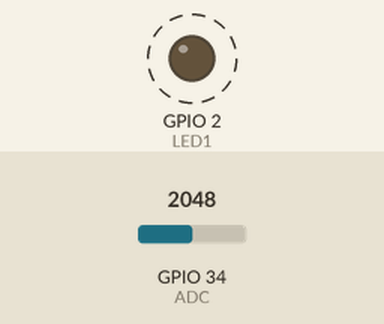
Recording of a program running on a simulated ESP32. Shown: output pins drawn as LEDs (lit = HIGH). Dashed ring = blinking. The inputs (shaded band) are chosen by the test bench; at power-on: GPIO 34 (ADC) = 2048. What the program prints to the serial monitor is not drawn.

Above: at 0.2 s.
Timing chart, 0 to 3.0 s (numbered marks = the images above):
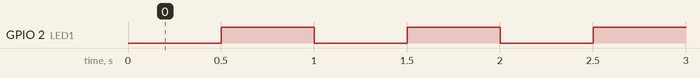

The program:

main.cpp
```cpp
#include <Arduino.h>

#define LED1 2
#define ADC 34

unsigned long lanTruocLed = 0;
unsigned long lanTruocAdc = 0;
unsigned long lanTruocHeart = 0;

bool trangThaiLed = LOW;

void setup() {
    Serial.begin(115200);
    pinMode(LED1, OUTPUT);

    Serial.println("Bat dau bai 1 - Non-blocking millis()");
}

void loop() {
    unsigned long now = millis();

    // Cong viec 1: Nhay LED moi 500ms
    if (now - lanTruocLed >= 500) {
        lanTruocLed = now;

        trangThaiLed = !trangThaiLed;
        digitalWrite(LED1, trangThaiLed);
    }

    // Cong viec 2: Doc bien tro moi 2000ms
    if (now - lanTruocAdc >= 2000) {
        lanTruocAdc = now;

        int tho = analogRead(ADC);

        Serial.print("bienTro:");
        Serial.println(tho);
    }

    // Cong viec 3: In heartbeat moi 5000ms
    if (now - lanTruocHeart >= 5000) {
        lanTruocHeart = now;

        Serial.println("heartbeat");
    }
}
```

Measured:
- by itself, GPIO 2 (LED1): alternates HIGH for 0.50 s and LOW for 0.50 s
